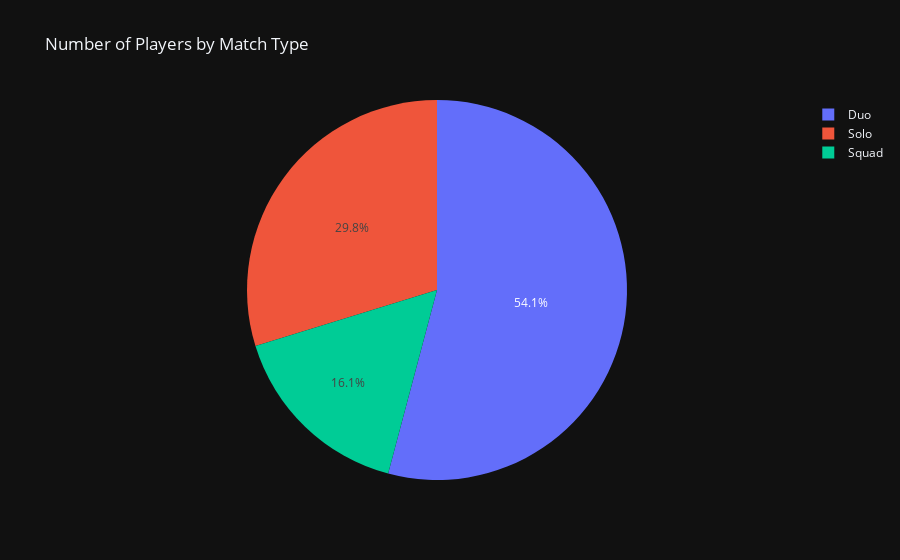

Source (notebook cell):
### Code cell
#ٍSixth Graph
players = do['matchType'].value_counts()

labels = ['Duo', 'Solo', 'Squad']
values = [players[0], players[1], players[2]]

fig3 = go.Figure(data=[go.Pie(labels=labels, values=values)])

fig3.update_layout(title='Number of Players by Match Type', bargap=0.2,template='plotly_dark')

### Figure 1 — Plotly figure (JSON) as saved in the notebook; plotly's stock layout.template omitted (floating-point values rounded to 4 significant figures)
{"data": [{"labels": ["Duo", "Solo", "Squad"], "type": "pie", "values": [60188, 33088, 17898]}], "layout": {"bargap": 0.2, "title": {"text": "Number of Players by Match Type"}}}
